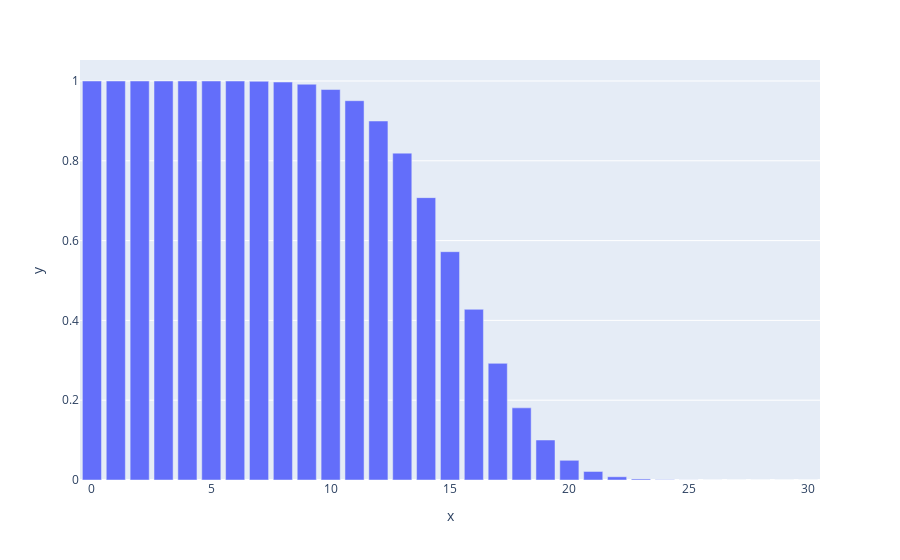

Write notebook code for a chart like this one.
### Code cell
sf=stats.binom.sf(x-1,n,p) # when u user sf it will take 4 3 2 1 as the array hence u do x-1
print(sf)
px.bar(x=x,y=sf)

### Figure 1 — Plotly figure (JSON) as saved in the notebook; plotly's stock layout.template omitted (floating-point values rounded to 4 significant figures)
{"data": [{"alignmentgroup": "True", "hovertemplate": "x=%{x}<br>y=%{y}<extra></extra>", "legendgroup": "", "marker": {"color": "#636efa", "pattern": {"shape": ""}}, "name": "", "offsetgroup": "", "orientation": "v", "showlegend": false, "textposition": "auto", "type": "bar", "x": [0, 1, 2, 3, 4, 5, 6, 7, 8, 9, 10, 11, 12, 13, 14, 15, 16, 17, 18, 19, 20, 21, 22, 23, 24, 25, 26, 27, 28, 29, 30], "xaxis": "x", "y": [1, 1.0, 1.0, 1.0, 1.0, 1.0, 0.9998, 0.9993, 0.9974, 0.9919, 0.9786, 0.9506, 0.8998, 0.8192, 0.7077, 0.5722, 0.4278, 0.2923, 0.1808, 0.1002, 0.04937, 0.02139, 0.008062, 0.002611, 0.0007155, 0.0001625, 2.974e-05, 4.215e-06, 4.34e-07, 2.887e-08, 9.313e-10], "yaxis": "y"}], "layout": {"autosize": true, "barmode": "relative", "legend": {"tracegroupgap": 0}, "margin": {"t": 60}, "xaxis": {"anchor": "y", "autorange": true, "domain": [0, 1], "range": [-0.5, 30.5], "title": {"text": "x"}, "type": "linear"}, "yaxis": {"anchor": "x", "autorange": true, "domain": [0, 1], "range": [0, 1.053], "title": {"text": "y"}, "type": "linear"}}}
